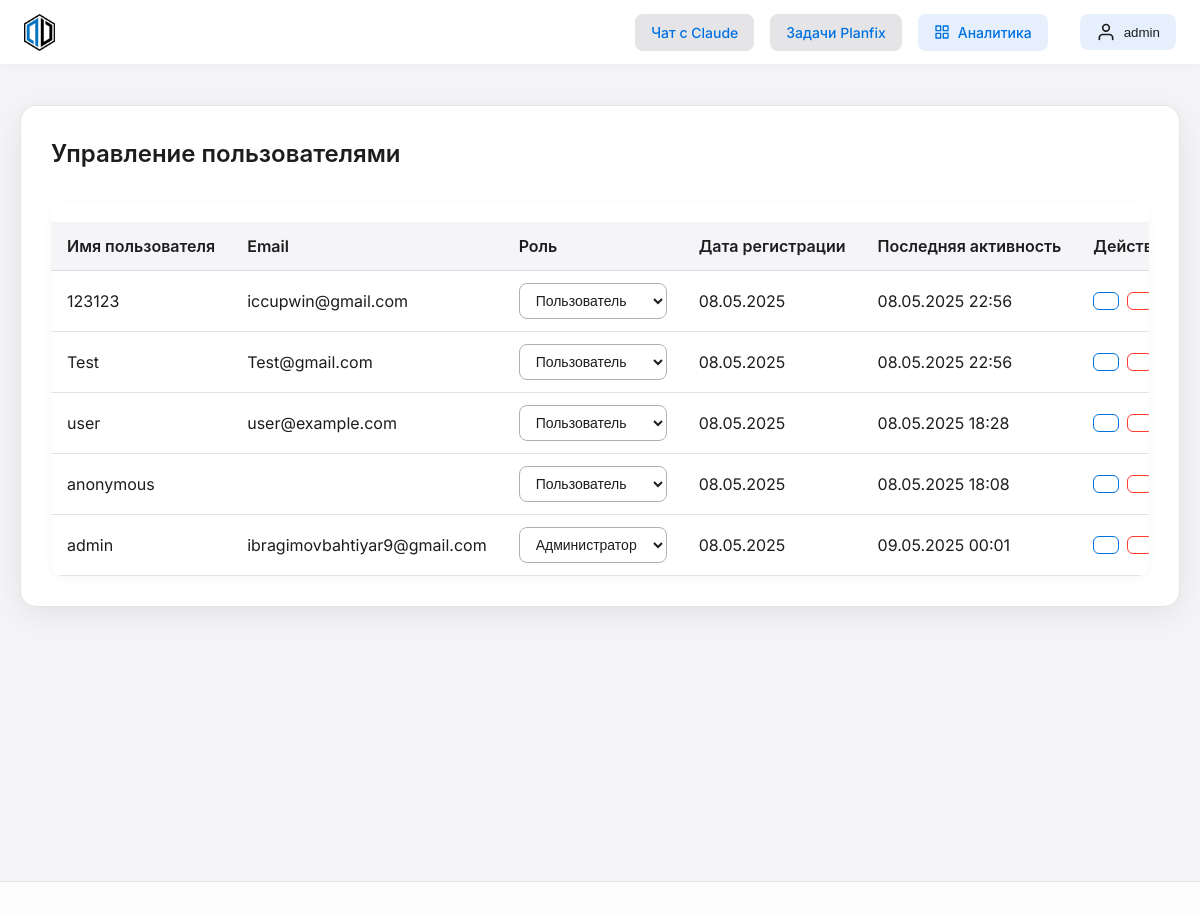
The page /user-management/ (signed in) on the database as committed earlier.
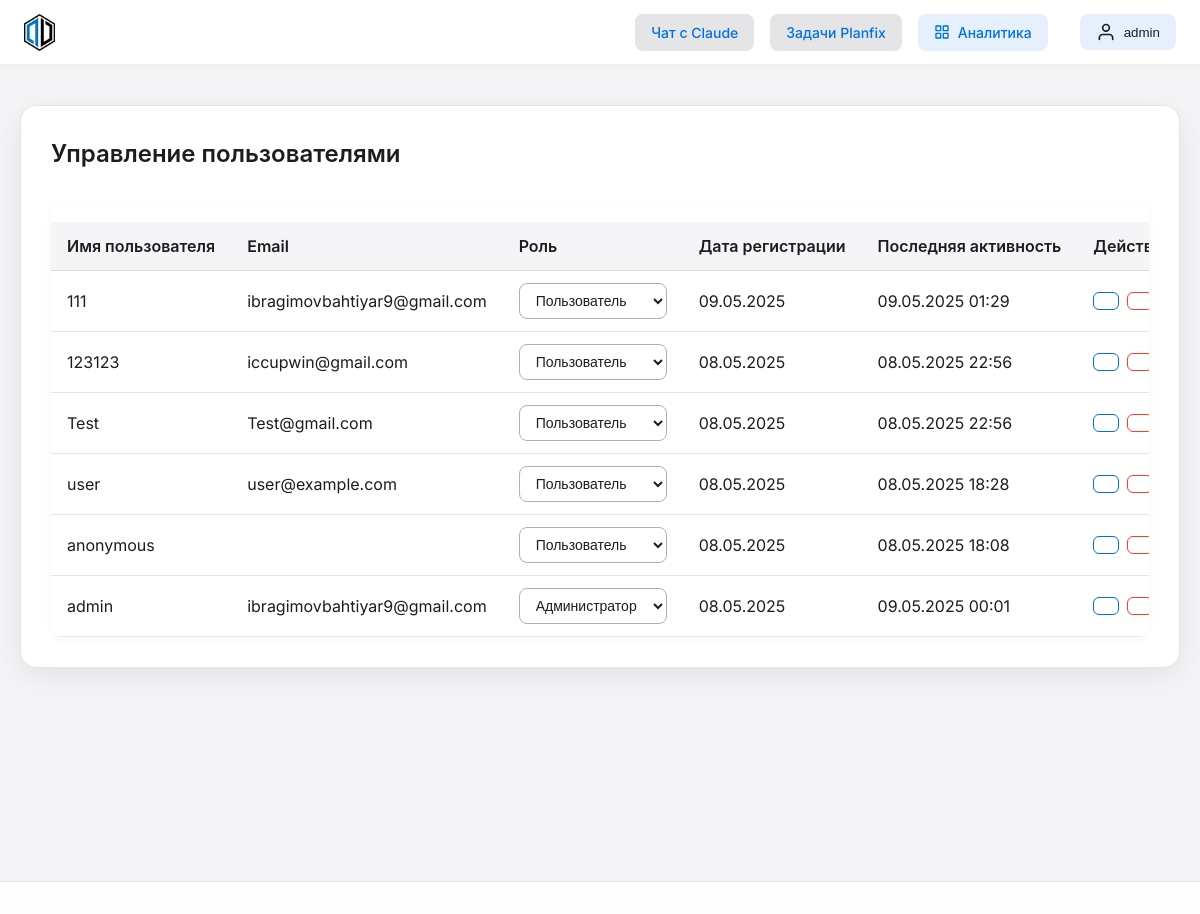
The same page on the database as committed later.
### chat/models/user.py (models this page shows, shortened)
class User(AbstractBaseUser, PermissionsMixin):
    ROLE_CHOICES = (
        ('user', _('Пользователь')),
        ('admin', _('Администратор')),
    )
    username = models.CharField(
        _('username'),
        max_length=150,
        unique=True,
        help_text=_('Required. 150 characters or fewer. Letters, digits and @/./+/-/_ only.'),
        error_messages={
            'unique': _("A user with that username already exists."),
        },
    )
    password = models.CharField(_('password'), max_length=128)
    email = models.EmailField(_('email address'), blank=True)
    is_staff = models.BooleanField(
        _('staff status'),
        default=False,
        help_text=_('Designates whether the user can log into this admin site.'),
    )
    is_active = models.BooleanField(
        _('active'),
        default=True,
        help_text=_(
            'Designates whether this user should be treated as active. '
            'Unselect this instead of deleting accounts.'
        ),
    )
    date_joined = models.DateTimeField(_('date joined'), default=timezone.now)
    last_login = models.DateTimeField(_('last login'), null=True, blank=True)
    role = models.CharField(max_length=20, choices=ROLE_CHOICES, default='user')
    planfix_user_id = models.CharField(max_length=100, blank=True, null=True)
    planfix_api_token = models.CharField(max_length=255, blank=True, null=True)
    last_active = models.DateTimeField(auto_now=True)
    preferred_ai_model = models.CharField(max_length=50, default='claude')
    first_name = models.CharField(_('first name'), max_length=150, blank=True)
    last_name = models.CharField(_('last name'), max_length=150, blank=True)
    phone = models.CharField(_('phone'), max_length=32, blank=True)
    groups = models.ManyToManyField(
        'auth.Group',
        verbose_name=_('groups'),
        blank=True,
        help_text=_(
            'The groups this user belongs to. A user will get all permissions '
            'granted to each of their groups.'
        ),
        related_name='chat_user_set',
        related_query_name='chat_user',
    )
    user_permissions = models.ManyToManyField(
        'auth.Permission',
        verbose_name=_('user permissions'),
        blank=True,
        help_text=_('Specific permissions for this user.'),
        related_name='chat_user_set',
        related_query_name='chat_user',
    )
    objects = UserManager()
    USERNAME_FIELD = 'username'
    REQUIRED_FIELDS = []
    class Meta:
        verbose_name = _('user')
        verbose_name_plural = _('users')
    def is_admin(self):
        return self.role == 'admin'

### chat/views_admin.py (the view)
# urls.py: path('user-management/', views_admin.user_management, name='user_management'),
@staff_member_required
def user_management(request):
    users = User.objects.all().order_by('-date_joined')
    return render(request, 'admin/users/user_management.html', {'users': users})

### chat/context_processors.py (called while the page is built)
def conversations_list(request):
    user, created = User.objects.get_or_create(username='anonymous')
    conversations = Conversation.objects.filter(user=user).order_by('-updated_at')
    return {
        'conversations': conversations
    }

### templates/admin/users/user_management.html (shortened to what this page needs)
{% extends 'base_apple.html' %}
{% load static %}
{% block content %}
<div class="admin-container">
    <div class="admin-card">
        <h2>Управление пользователями</h2>
        <div class="users-table-container">
            <table class="users-table">
                <thead>
                    <tr>
                        <th>Имя пользователя</th>
                        <th>Email</th>
                        <th>Роль</th>
                        <th>Дата регистрации</th>
                        <th>Последняя активность</th>
                        <th>Действия</th>
                    </tr>
                </thead>
                <tbody>
                    {% for user in users %}
                    <tr>
                        <td>{{ user.username }}</td>
                        <td>{{ user.email }}</td>
                        <td>
                            <form method="post" action="{% url 'chat:update_user_role' user.id %}" class="role-form">
                                <select name="role" class="role-select" onchange="this.form.submit()">
                                    <option value="user" {% if user.role == 'user' %}selected{% endif %}>Пользователь</option>
                                    <option value="admin" {% if user.role == 'admin' %}selected{% endif %}>Администратор</option>
                                </select>
                            </form>
                        </td>
                        <td>{{ user.date_joined|date:"d.m.Y" }}</td>
                        <td>{{ user.last_active|date:"d.m.Y H:i" }}</td>
                        <td>
                            <div class="user-actions">
                                <button class="action-button edit" onclick="editUser('{{ user.id }}')">
                                </button>
                                <button class="action-button delete" onclick="deleteUser('{{ user.id }}')">
                                </button>
                            </div>
                        </td>
                    </tr>
                    {% endfor %}
                </tbody>
            </table>
        </div>
    </div>
</div>
{% endblock %}

### templates/base_apple.html (shortened to what this page needs)
<!DOCTYPE html>
<html lang="ru">
<head>
    {% load static %}
    <link rel="preload" href="{% static 'css/apple-style.css' %}" as="style" onload="this.onload=null;this.rel='stylesheet'">
    <link rel="preload" href="{% static 'css/apple-task-card.css' %}" as="style" onload="this.onload=null;this.rel='stylesheet'">
    <link rel="preload" href="{% static 'css/apple-enhanced-table.css' %}" as="style" onload="this.onload=null;this.rel='stylesheet'">
    <link rel="preload" href="{% static 'css/project-badge.css' %}" as="style" onload="this.onload=null;this.rel='stylesheet'">
</head>
<body>
    <div class="app-container">
        <header class="header">
            <a href="{% url 'chat:index' %}" class="logo-link">
                <div class="logo">
                    <img src="{% static 'images/devent-logo.png' %}" alt="Devent Logo" class="logo-image">
                </div>
            </a>
            <div class="header-links">
                <a href="{% url 'chat:index' %}" class="header-link">Чат с Claude</a>
                <a href="{% url 'chat:planfix_tasks' %}" class="header-link">Задачи Planfix</a>
                {% if user.is_staff %}
                <a href="{% url 'chat:analytics_dashboard' %}" class="header-link dashboard-link">
                    Аналитика
                </a>
                {% endif %}
                {% if user.is_authenticated %}
                <div class="header-actions">
                    <div class="profile-menu">
                        <button class="profile-button" onclick="toggleProfileMenu()">
                            <svg xmlns="http://www.w3.org/2000/svg" width="20" height="20" viewBox="0 0 24 24" fill="none" stroke="currentColor" stroke-width="2" stroke-linecap="round" stroke-linejoin="round" class="profile-icon">
                                <path d="M20 21v-2a4 4 0 0 0-4-4H8a4 4 0 0 0-4 4v2"></path>
                                <circle cx="12" cy="7" r="4"></circle>
                            </svg>
                            <span class="profile-username">{{ user.username }}</span>
                        </button>
                    </div>
                </div>
                {% else %}
                <a href="{% url 'chat:login' %}" class="header-link">Войти</a>
                <a href="{% url 'chat:register' %}" class="header-link">Регистрация</a>
                {% endif %}
            </div>
        </header>
        <main class="main-content">
            {% block content %}{% endblock %}
        </main>
        <footer class="footer">
        </footer>
    </div>
</body>
</html>

Rows that differ between the two databases and show on the page:
added User: username "111", email "ibragimovbahtiyar9@gmail.com", role "Пользователь", date_joined "09.05.2025", last_active "09.05.2025 01:29"
